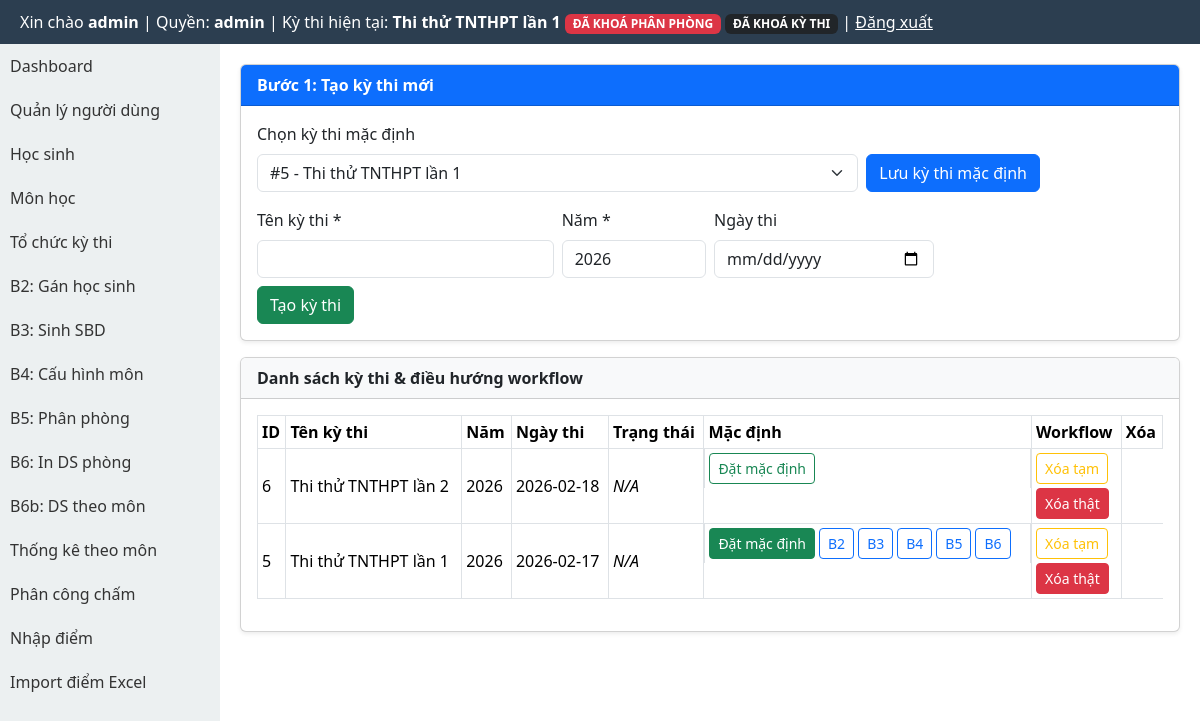
/modules/exams/index.php (signed in), run on an earlier commit of the app's database.
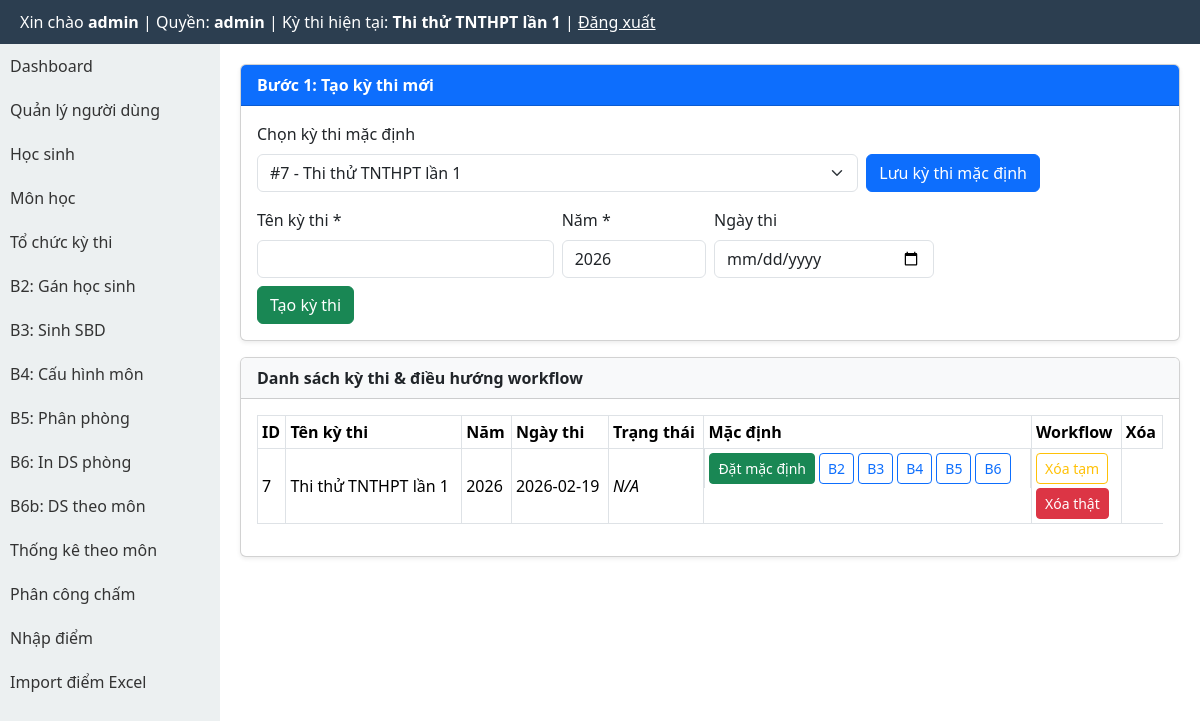
And on a later commit of the database.
### tables this page shows
CREATE TABLE exams (
  id INTEGER PRIMARY KEY AUTOINCREMENT,
  ten_ky_thi TEXT,
  nam INTEGER,
  ngay_thi TEXT
, distribution_locked INTEGER DEFAULT 0, rooms_locked INTEGER DEFAULT 0, exam_locked INTEGER DEFAULT 0, deleted_at TEXT, is_default INTEGER DEFAULT 0, exam_mode INTEGER DEFAULT 1);

### layout/header.php (called while the page is built, shortened)
<?php
require_once BASE_PATH . '/templates/header.php';

### core/auth.php (called while the page is built, shortened)
<?php
function normalize_role(?string $role): string {
    $normalized = strtolower(trim((string) $role));
    return match ($normalized) {
        'score_entry', 'score-input', 'score_input', 'nhapdiem', 'nhap_diem' => 'scorer',
        'exam_manager', 'quanlythi', 'exam-manager' => 'organizer',
        default => $normalized,
    };
}
function current_user_role(): string {
    $sessionRole = $_SESSION['role'] ?? null;
    if (is_string($sessionRole) && trim($sessionRole) !== '') {
        return normalize_role($sessionRole);
    }
    $userRole = $_SESSION['user']['role'] ?? null;
    return normalize_role(is_string($userRole) ? $userRole : '');
}

### modules/exams/exam_context_helper.php (called while the page is built, shortened)
<?php
function ensureExamLockColumns(PDO $pdo): void
{
    $cols = array_column($pdo->query('PRAGMA table_info(exams)')->fetchAll(PDO::FETCH_ASSOC), 'name');
}
function getCurrentExam(): ?array
{
    global $pdo;
    $cols = array_column($pdo->query('PRAGMA table_info(exams)')->fetchAll(PDO::FETCH_ASSOC), 'name');
    $hasDeletedAt = in_array('deleted_at', $cols, true);
    $activeWhere = $hasDeletedAt ? '(deleted_at IS NULL OR trim(deleted_at) = "")' : '1=1';
    $defaultStmt = $pdo->query('SELECT * FROM exams WHERE ' . $activeWhere . ' AND is_default = 1 ORDER BY id DESC LIMIT 1');
    $defaultExam = $defaultStmt ? $defaultStmt->fetch(PDO::FETCH_ASSOC) : false;
    if (is_array($defaultExam)) {
        return $defaultExam;
    }
}
function getCurrentExamId(): int
{
    $exam = getCurrentExam();
    return (int) ($exam['id'] ?? 0);
}
function getCurrentExamInfo(): ?array
{
    $exam = getCurrentExam();
    global $pdo;
    ensureExamLockColumns($pdo);
    return [
        'id' => (int) ($exam['id'] ?? 0),
        'ten_ky_thi' => (string) ($exam['ten_ky_thi'] ?? ''),
        'distribution_locked' => (int) ($exam['distribution_locked'] ?? 0),
        'rooms_locked' => (int) ($exam['rooms_locked'] ?? 0),
        'exam_locked' => (int) ($exam['exam_locked'] ?? 0),
    ];
}

### layout/sidebar.php (called while the page is built, shortened)
<?php
require_once BASE_PATH . '/templates/sidebar.php';

### layout/footer.php (called while the page is built, shortened)
<?php
require_once BASE_PATH . '/templates/footer.php';

### modules/exams/index.php (the view, shortened to what this page needs)
<?php
require_once BASE_PATH . '/modules/exams/_common.php';
$hasTrangThai = false;
$selectTrangThai = $hasTrangThai ? ', trang_thai' : '';
$exams = $pdo->query('SELECT id, ten_ky_thi, nam, ngay_thi, deleted_at, is_default' . $selectTrangThai . ' FROM exams ORDER BY id DESC')->fetchAll(PDO::FETCH_ASSOC);
$currentExamId = getCurrentExamId();
require_once BASE_PATH . '/layout/header.php';
?>
<link href="https://cdn.jsdelivr.net/npm/bootstrap@5.3.3/dist/css/bootstrap.min.css" rel="stylesheet">
<div style="display:flex;min-height:calc(100vh - 44px);">
    <?php require_once BASE_PATH . '/layout/sidebar.php'; ?>
    <div style="flex:1;padding:20px;min-width:0;">
        <div class="card shadow-sm mb-3">
            <div class="card-header bg-primary text-white"><strong>Bước 1: Tạo kỳ thi mới</strong></div>
            <div class="card-body">
                <form method="post" class="row g-2 mb-3">
                    <div class="col-md-8">
                        <label class="form-label">Chọn kỳ thi mặc định</label>
                        <select class="form-select" name="exam_id" required>
                            <?php foreach ($exams as $exam): ?>
                                <option value="<?= (int) $exam['id'] ?>" <?= $currentExamId === (int) $exam['id'] ? 'selected' : '' ?>>#<?= (int) $exam['id'] ?> </option>
                            <?php endforeach; ?>
                        </select>
                    </div>
                    <div class="col-md-4 align-self-end"><button class="btn btn-primary" type="submit">Lưu kỳ thi mặc định</button></div>
                </form>
                <form method="post" class="row g-2">
                    <div class="col-md-4"><label class="form-label">Tên kỳ thi *</label><input class="form-control" name="ten_ky_thi" required></div>
                    <div class="col-md-2"><label class="form-label">Năm *</label><input class="form-control" type="number" name="nam" min="2000" max="2100" value="<?= date('Y') ?>" required></div>
                    <div class="col-md-3"><label class="form-label">Ngày thi</label><input class="form-control" type="date" name="ngay_thi"></div>
                    <div class="col-12"><button class="btn btn-success" type="submit">Tạo kỳ thi</button></div>
                </form>
            </div>
        </div>
        <div class="card shadow-sm">
            <div class="card-header bg-light"><strong>Danh sách kỳ thi & điều hướng workflow</strong></div>
            <div class="card-body">
                <div class="table-responsive">
                    <table class="table table-bordered table-sm align-middle">
                        <thead><tr><th>ID</th><th>Tên kỳ thi</th><th>Năm</th><th>Ngày thi</th><th>Trạng thái</th><th>Mặc định</th><th>Workflow</th><th>Xóa</th></tr></thead>
                        <tbody>
                        <?php if (empty($exams)): ?>
                            <tr><td colspan="8" class="text-center">Chưa có kỳ thi.</td></tr>
                        <?php else: foreach ($exams as $exam): ?>
                            <?php $isDeleted = !empty($exam['deleted_at']); ?>
                            <tr class="<?= $isDeleted ? 'table-warning' : '' ?>">
                                <td><?= (int) $exam['id'] ?></td>
                                <td><?= htmlspecialchars((string) $exam['ten_ky_thi'], ENT_QUOTES, 'UTF-8') ?></td>
                                <td><?= htmlspecialchars((string) $exam['nam'], ENT_QUOTES, 'UTF-8') ?></td>
                                <td><?= htmlspecialchars((string) $exam['ngay_thi'], ENT_QUOTES, 'UTF-8') ?></td>
                                <td>
                                    <?= $hasTrangThai ? htmlspecialchars((string) ($exam['trang_thai'] ?? ''), ENT_QUOTES, 'UTF-8') : '<em>N/A</em>' ?>
                                </td>
                                <td class="d-flex flex-wrap gap-1">
                                    <form method="post" class="d-inline">
                                        <button class="btn btn-sm <?= $currentExamId === (int) $exam['id'] ? 'btn-success' : 'btn-outline-success' ?>" type="submit">Đặt mặc định</button>
                                    </form>
                                    <?php if ($currentExamId === (int) $exam['id']): ?>
                                        <a class="btn btn-sm btn-outline-primary" href="assign_students.php">B2</a>
                                        <a class="btn btn-sm btn-outline-primary" href="generate_sbd.php">B3</a>
                                        <a class="btn btn-sm btn-outline-primary" href="configure_subjects.php">B4</a>
                                        <a class="btn btn-sm btn-outline-primary" href="distribute_rooms.php">B5</a>
                                        <a class="btn btn-sm btn-outline-primary" href="print_rooms.php">B6</a>
                                    <?php endif; ?>
                                </td>
                                <td>
                                    <div class="d-flex flex-column gap-1">
                                        <?php if (!$isDeleted): ?>
                                            <form method="post" onsubmit="return confirm('Xóa tạm kỳ thi này?')">
                                                <button class="btn btn-sm btn-outline-warning">Xóa tạm</button>
                                            </form>
                                        <?php endif; ?>
                                        <form method="post" onsubmit="return confirm('XÓA THẬT kỳ thi và toàn bộ dữ liệu liên quan?')">
                                            <button class="btn btn-sm btn-danger">Xóa thật</button>
                                        </form>
                                    </div>
                                </td>
                            </tr>
                        <?php endforeach; endif; ?>
                        </tbody>
                    </table>
                </div>
            </div>
        </div>
    </div>
</div>
<?php require_once BASE_PATH . '/layout/footer.php'; ?>

### templates/header.php (shortened to what this page needs)
<?php
require_once BASE_PATH . '/core/auth.php';
$currentExamInfo = null;
$role = function_exists('current_user_role') ? current_user_role() : strtolower(trim((string) ($_SESSION['role'] ?? $_SESSION['user']['role'] ?? '')));
if (in_array($role, ['admin', 'organizer'], true)) {
    require_once BASE_PATH . '/core/db.php';
    require_once BASE_PATH . '/modules/exams/exam_context_helper.php';
    $currentExamInfo = getCurrentExamInfo();
}
$role = $role ?? (function_exists('current_user_role') ? current_user_role() : '');
$currentExamInfo = $currentExamInfo ?? null;
?>
<!DOCTYPE html>
<html lang="vi">
<head>
</head>
<body>
<div class="header">
    Xin chào <b><?= $_SESSION['user']['username'] ?></b>
    | Quyền: <b><?= htmlspecialchars((string) $role, ENT_QUOTES, 'UTF-8') ?></b>
    <?php if ($currentExamInfo !== null): ?>
        | Kỳ thi hiện tại: <b><?= htmlspecialchars((string) $currentExamInfo['ten_ky_thi'], ENT_QUOTES, 'UTF-8') ?></b>
        <?php if (($currentExamInfo['distribution_locked'] ?? 0) === 1 || ($currentExamInfo['rooms_locked'] ?? 0) === 1): ?>
            <span class="badge bg-danger">ĐÃ KHOÁ PHÂN PHÒNG</span>
        <?php endif; ?>
        <?php if (($currentExamInfo['exam_locked'] ?? 0) === 1): ?>
            <span class="badge bg-dark">ĐÃ KHOÁ KỲ THI</span>
        <?php endif; ?>
    <?php endif; ?>
    | <a href="<?= BASE_URL ?>/logout.php" style="color:#fff">Đăng xuất</a>
</div>

### templates/sidebar.php (shortened to what this page needs)
<div class="sidebar">
<ul>
<?php $role = function_exists('current_user_role') ? current_user_role() : strtolower(trim((string) ($_SESSION['role'] ?? $_SESSION['user']['role'] ?? ''))); ?>
<?php $currentExamMode = 1; if (function_exists('getCurrentExamId')) { require_once BASE_PATH . '/core/db.php'; $eid = getCurrentExamId(); if ($eid > 0) { $stmtMode = $pdo->prepare('SELECT exam_mode FROM exams WHERE id = :id LIMIT 1'); $stmtMode->execute([':id' => $eid]); $m = (int) ($stmtMode->fetchColumn() ?: 1); $currentExamMode = in_array($m, [1,2], true) ? $m : 1; } } ?>
<li><a href="<?= BASE_URL ?>/index.php">Dashboard</a></li>
<?php if ($role === 'admin'): ?>
    <li><a href="<?= BASE_URL ?>/modules/users/">Quản lý người dùng</a></li>
    <li><a href="<?= BASE_URL ?>/modules/students/">Học sinh</a></li>
    <li><a href="<?= BASE_URL ?>/modules/subjects/">Môn học</a></li>
<?php endif; ?>
<?php if (in_array($role, ['admin', 'organizer'], true)): ?>
    <li><a href="<?= BASE_URL ?>/modules/exams/">Tổ chức kỳ thi</a></li>
    <li><a href="<?= BASE_URL ?>/modules/exams/assign_students.php">B2: Gán học sinh</a></li>
    <li><a href="<?= BASE_URL ?>/modules/exams/generate_sbd.php">B3: Sinh SBD</a></li>
    <li><a href="<?= BASE_URL ?>/modules/exams/configure_subjects.php">B4: Cấu hình môn</a></li>
    <li><a href="<?= BASE_URL ?>/modules/exams/distribute_rooms.php">B5: Phân phòng</a></li>
    <li><a href="<?= BASE_URL ?>/modules/exams/print_rooms.php">B6: In DS phòng</a></li>
    <?php if ($currentExamMode === 2): ?>
        <li><a href="<?= BASE_URL ?>/modules/exams/print_subject_list.php">B6b: DS theo môn</a></li>
        <li><a href="<?= BASE_URL ?>/modules/exams/report_subject_stats.php">Thống kê theo môn</a></li>
    <?php endif; ?>
    <li><a href="<?= BASE_URL ?>/modules/exams/scoring_assignment.php">Phân công chấm</a></li>
<?php endif; ?>
<?php if (in_array($role, ['admin', 'organizer', 'scorer'], true)): ?>
    <li><a href="<?= BASE_URL ?>/modules/exams/scoring.php">Nhập điểm</a></li>
    <li><a href="<?= BASE_URL ?>/modules/exams/import_scores.php">Import điểm Excel</a></li>
<?php endif; ?>
</ul>
</div>

### templates/footer.php
</body>
</html>

### templates/header.php (style rules this page uses)
* { box-sizing: border-box; }
body { margin:0; font-family: Arial; }
.header { background:#2c3e50; color:#fff; padding:10px 20px; }
.sidebar { width:220px; min-width:220px; background:#ecf0f1; min-height: calc(100vh - 44px); flex: 0 0 220px; }
.sidebar ul { list-style:none; padding:0; margin:0; }
.sidebar li { padding:10px; }
.sidebar li a { text-decoration:none; color:#333; display:block; }

What changed in the data, as far as the page shows it:
removed exams: id "6", ten_ky_thi "Thi thử TNTHPT lần 2", nam "2026", ngay_thi "2026-02-18"
removed exams: id "5", ten_ky_thi "Thi thử TNTHPT lần 1", nam "2026", ngay_thi "2026-02-17", shows "B2"
added exams: id "7", ten_ky_thi "Thi thử TNTHPT lần 1", nam "2026", ngay_thi "2026-02-19", shows "B2"
Also different on the page:
form field exam_id: "#5 - Thi thử TNTHPT lần 1" → "#7 - Thi thử TNTHPT lần 1"
text no longer shown: "ĐÃ KHOÁ PHÂN PHÒNG ĐÃ KHOÁ KỲ THI"
